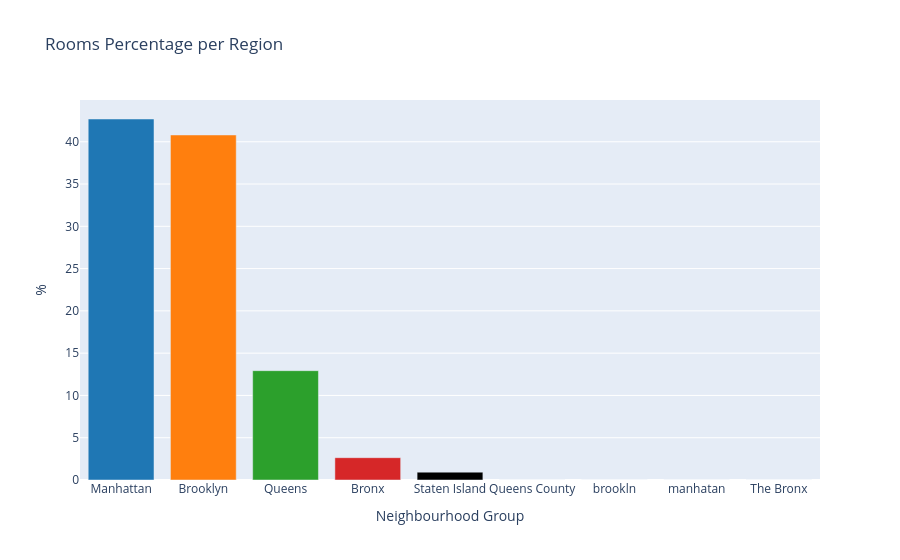

Notebook cell for this chart:
### Code cell
import plotly.graph_objects as go

# Calculating the percentage of rooms per region
room_regions_pct = round(df1['neighbourhood group'].value_counts(normalize=True).sort_values(ascending=False) * 100, 2)

# Create a bar plot
fig = go.Figure(data=[go.Bar(
    x=room_regions_pct.index,
    y=room_regions_pct.values,
    marker_color=['#1f77b4', '#ff7f0e', '#2ca02c', '#d62728'],  # Custom color palette
)])

# Update layout
fig.update_layout(
    title='Rooms Percentage per Region',
    xaxis=dict(title='Neighbourhood Group'),
    yaxis=dict(title='%'),
    showlegend=False,
)

# Show the plot
fig.show()

### Figure 1 — Plotly figure (JSON) as saved in the notebook; plotly's stock layout.template omitted (floating-point values rounded to 4 significant figures)
{"data": [{"marker": {"color": ["#1f77b4", "#ff7f0e", "#2ca02c", "#d62728"]}, "type": "bar", "x": ["Manhattan", "Brooklyn", "Queens", "Bronx", "Staten Island", "Queens County", "brookln", "manhatan", "The Bronx"], "y": [42.69, 40.8, 12.93, 2.64, 0.93, 0, 0, 0, 0]}], "layout": {"showlegend": false, "title": {"text": "Rooms Percentage per Region"}, "xaxis": {"title": {"text": "Neighbourhood Group"}}, "yaxis": {"title": {"text": "%"}}}}
